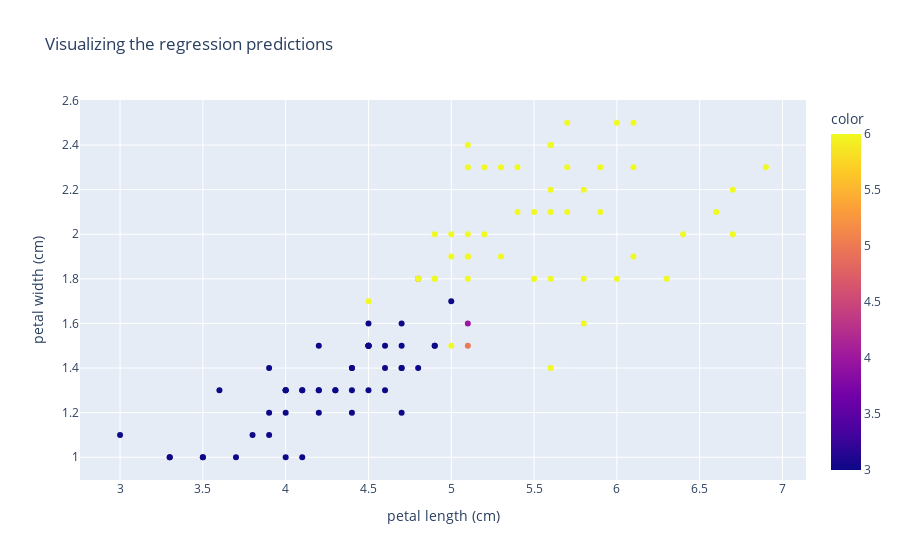

This figure's notebook cell:
### Markdown cell above
Visualizing some feature relations.

### Code cell
fig =px.scatter(x=X[:,2], y=X[:,3], color= df.Predicted + df.GT*2, title= 'Visualizing the regression predictions')
fig.update_layout(yaxis_title="petal width (cm)",
                xaxis_title = 'petal length (cm)')
fig.show()

### Figure 1 — Plotly figure (JSON) as saved in the notebook; plotly's stock layout.template omitted (floating-point values rounded to 4 significant figures)
{"data": [{"hovertemplate": "x=%{x}<br>y=%{y}<br>color=%{marker.color}<extra></extra>", "legendgroup": "", "marker": {"color": [3, 3, 3, 3, 3, 3, 3, 3, 3, 3, 3, 3, 3, 3, 3, 3, 3, 3, 3, 3, 4, 3, 3, 3, 3, 3, 3, 3, 3, 3, 3, 3, 3, 4, 3, 3, 3, 3, 3, 3, 3, 3, 3, 3, 3, 3, 3, 3, 3, 3, 6, 6, 6, 6, 6, 6, 6, 6, 6, 6, 6, 6, 6, 6, 6, 6, 6, 6, 6, 6, 6, 6, 6, 6, 6, 6, 6, 6, 6, 6, 6, 6, 6, 5, 6, 6, 6, 6, 6, 6, 6, 6, 6, 6, 6, 6, 6, 6, 6, 6], "coloraxis": "coloraxis", "symbol": "circle"}, "mode": "markers", "name": "", "orientation": "v", "showlegend": false, "type": "scatter", "x": [4.7, 4.5, 4.9, 4, 4.6, 4.5, 4.7, 3.3, 4.6, 3.9, 3.5, 4.2, 4, 4.7, 3.6, 4.4, 4.5, 4.1, 4.5, 3.9, 4.8, 4, 4.9, 4.7, 4.3, 4.4, 4.8, 5, 4.5, 3.5, 3.8, 3.7, 3.9, 5.1, 4.5, 4.5, 4.7, 4.4, 4.1, 4, 4.4, 4.6, 4, 3.3, 4.2, 4.2, 4.2, 4.3, 3, 4.1, 6, 5.1, 5.9, 5.6, 5.8, 6.6, 4.5, 6.3, 5.8, 6.1, 5.1, 5.3, 5.5, 5, 5.1, 5.3, 5.5, 6.7, 6.9, 5, 5.7, 4.9, 6.7, 4.9, 5.7, 6, 4.8, 4.9, 5.6, 5.8, 6.1, 6.4, 5.6, 5.1, 5.6, 6.1, 5.6, 5.5, 4.8, 5.4, 5.6, 5.1, 5.1, 5.9, 5.7, 5.2, 5, 5.2, 5.4, 5.1], "xaxis": "x", "y": [1.4, 1.5, 1.5, 1.3, 1.5, 1.3, 1.6, 1, 1.3, 1.4, 1, 1.5, 1, 1.4, 1.3, 1.4, 1.5, 1, 1.5, 1.1, 1.8, 1.3, 1.5, 1.2, 1.3, 1.4, 1.4, 1.7, 1.5, 1, 1.1, 1, 1.2, 1.6, 1.5, 1.6, 1.5, 1.3, 1.3, 1.3, 1.2, 1.4, 1.2, 1, 1.3, 1.2, 1.3, 1.3, 1.1, 1.3, 2.5, 1.9, 2.1, 1.8, 2.2, 2.1, 1.7, 1.8, 1.8, 2.5, 2, 1.9, 2.1, 2, 2.4, 2.3, 1.8, 2.2, 2.3, 1.5, 2.3, 2, 2, 1.8, 2.1, 1.8, 1.8, 1.8, 2.1, 1.6, 1.9, 2, 2.2, 1.5, 1.4, 2.3, 2.4, 1.8, 1.8, 2.1, 2.4, 2.3, 1.9, 2.3, 2.5, 2.3, 1.9, 2, 2.3, 1.8], "yaxis": "y"}], "layout": {"coloraxis": {"colorbar": {"title": {"text": "color"}}, "colorscale": [[0, "#0d0887"], [0.1111, "#46039f"], [0.2222, "#7201a8"], [0.3333, "#9c179e"], [0.4444, "#bd3786"], [0.5556, "#d8576b"], [0.6667, "#ed7953"], [0.7778, "#fb9f3a"], [0.8889, "#fdca26"], [1, "#f0f921"]]}, "legend": {"tracegroupgap": 0}, "title": {"text": "Visualizing the regression predictions"}, "xaxis": {"anchor": "y", "domain": [0, 1], "title": {"text": "petal length (cm)"}}, "yaxis": {"anchor": "x", "domain": [0, 1], "title": {"text": "petal width (cm)"}}}}
